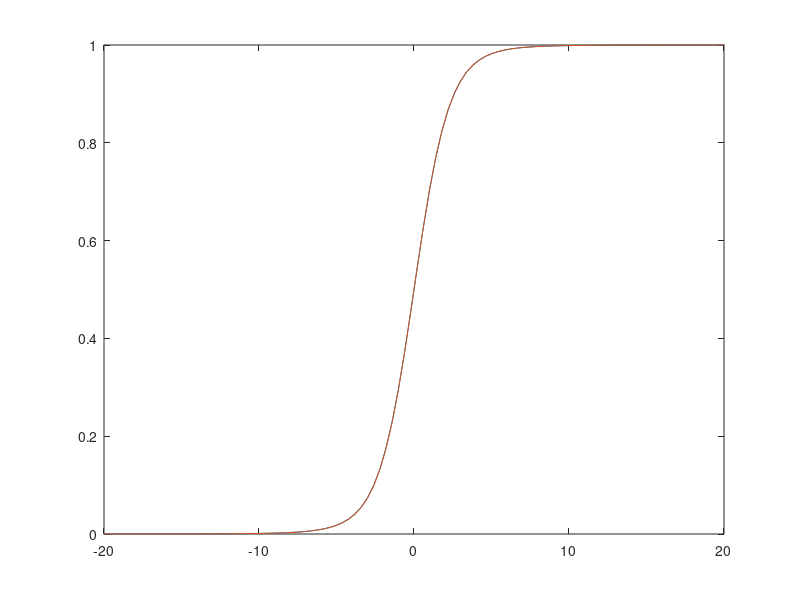

Write the MATLAB code that produced this figure.

sigma = 1.75;
nu = 5;

x = linspace(-200,200,1000)';

pdf = @(z) gamma((nu+1)/2)./(sqrt(pi*nu)*sigma*gamma(nu/2)*(1+(z.*z)/(nu*sigma*sigma)).^((nu+1)/2));
cdf = @(z) tcdf(z,nu);

figure
plot(x,cumtrapz(x,pdf(x)))
hold on
plot(x,cdf(x/sigma))
xlim([-20 20])